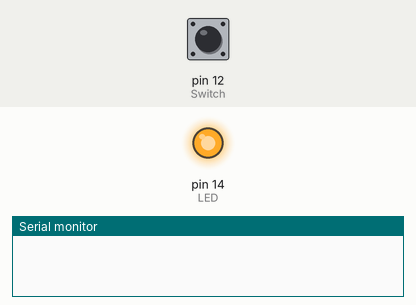
Recording of a sketch running on a simulated Arduino Uno, built with avr-gcc and run on an emulated ATmega328P. Shown: output pins drawn as LEDs (lit = HIGH), the last lines printed to the serial monitor. Inputs (shaded band) come from the test bench; at power-on: pin 12 (Switch) LOW.

Above: at 1.2 s.
1.3 s: pin 12 (Switch) pulled HIGH for 0.15 s
At 2.6 s:
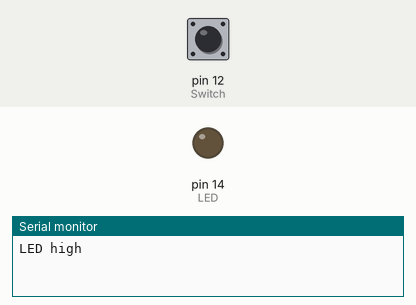
2.9 s: pin 12 (Switch) pulled HIGH for 3.2 s
At 3.2 s:
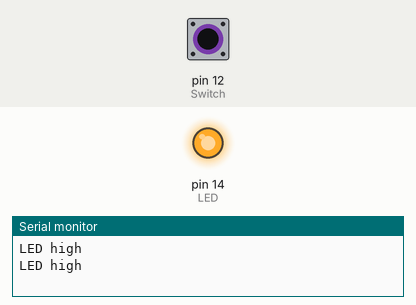
Timing chart, 0 to 7.6 s (numbered marks = the images above; inputs shaded):
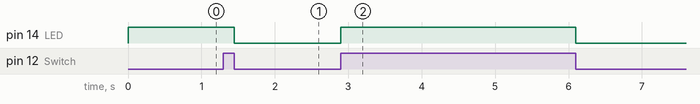

The sketch:

4.1.1.ino
```cpp
//set the pins for the LED
int LED = 14;
int Switch = 12;
int LED_State = HIGH;
int Switch_State = LOW;
int previous_State = LOW;

void setup() {
  // put your setup code here, to run once:
  //make the pin an input
  Serial.begin(115200);
  pinMode(Switch, INPUT);

  //set the LED switch to be an Output
  pinMode(LED, OUTPUT);
}

void loop() {
  // put your main code here, to run repeatedly:
  Switch_State = digitalRead(Switch);
  if (Switch_State != previous_State){
    if (Switch_State == HIGH) {
      Serial.println("LED high");
      LED_State = HIGH;
    } else {
      LED_State = LOW;
    }
  }
  digitalWrite(LED, LED_State);
  previous_State = Switch_State;
}
```

Measured:
- after the input at 1.3 s, pin 14 (LED): HIGH → LOW after 0.15 s
- after the input at 2.9 s, pin 14 (LED): LOW → HIGH at once, → LOW 3.2 s later
